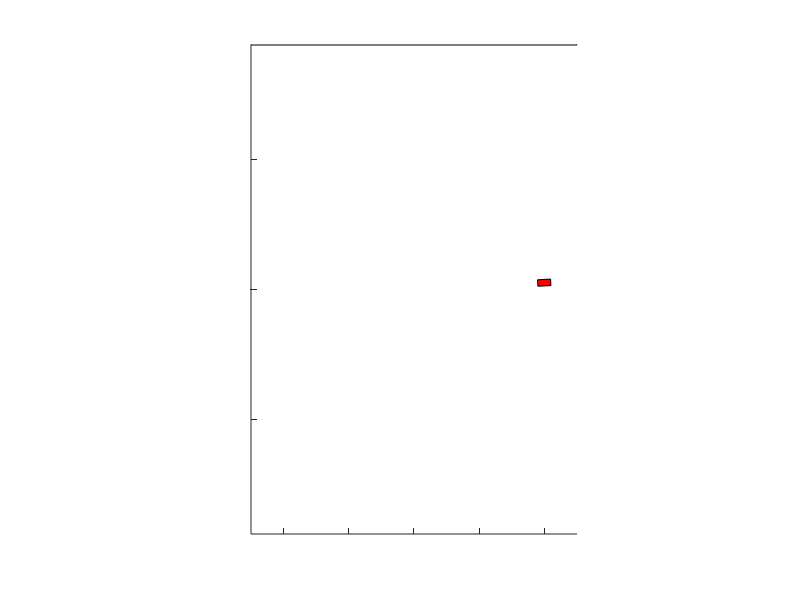

Reproduce this figure in MATLAB. (Note: this script raises an error after producing the figure.)
%A test of Octave's ability to animate a rectangle on a figure.

clf;


field_width = 50; %ft
field_height = 75; %ft


robot_x_pos = 0; %ft
robot_y_pos = 0; %ft
robot_rotation = 0; %radians wrt. +y axis. 0 radians means robot is pointed straight up. 90 is pointed to the left
robot_width = 2; %ft
robot_height = 1; %ft

%set up figure axis and draw field
axis([-field_width/2 field_width/2 -field_height/2 field_height/2], "equal", "nolabel", "manual", "tic", "on");
rectangle("Position", [-field_width/2 field_height/2 field_width field_height]);

for i = 1:1:300
  robot_rotation = robot_rotation + 2*pi/120;
  robot_x_pos = cos(robot_rotation)*20;
  robot_y_pos = sin(robot_rotation)*20;
  robot_TL_vertex = [robot_x_pos, robot_y_pos] + [-robot_width/2 * cos(robot_rotation) +  -robot_height/2 * sin(robot_rotation),   robot_height/2 * cos(robot_rotation) + -robot_width/2 * sin(robot_rotation)];
  robot_TR_vertex = [robot_x_pos, robot_y_pos] + [ robot_width/2 * cos(robot_rotation) +  -robot_height/2 * sin(robot_rotation),   robot_height/2 * cos(robot_rotation) +  robot_width/2 * sin(robot_rotation)];;
  robot_BR_vertex = [robot_x_pos, robot_y_pos] + [ robot_width/2 * cos(robot_rotation) +   robot_height/2 * sin(robot_rotation),  -robot_height/2 * cos(robot_rotation) +  robot_width/2 * sin(robot_rotation)];;
  robot_BL_vertex = [robot_x_pos, robot_y_pos] + [-robot_width/2 * cos(robot_rotation) +   robot_height/2 * sin(robot_rotation),  -robot_height/2 * cos(robot_rotation) + -robot_width/2 * sin(robot_rotation)];;

  h = patch( [ robot_TL_vertex(1) robot_TR_vertex(1) robot_BR_vertex(1) robot_BL_vertex(1) ],[ robot_TL_vertex(2) robot_TR_vertex(2) robot_BR_vertex(2) robot_BL_vertex(2) ], 'r');
  drawnow("expose");
  usleep(10000)
  delete(h)
end